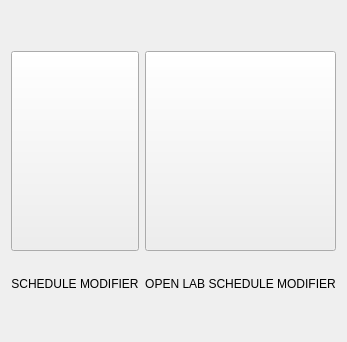
             <widget class="QWidget" name="pageOptions">
              <layout class="QGridLayout" name="gridLayout_40">
               <property name="verticalSpacing">
                <number>26</number>
               </property>
               <item row="2" column="1">
                <widget class="QLabel" name="label_9">
                 <property name="sizePolicy">
                  <sizepolicy hsizetype="Preferred" vsizetype="Fixed">
                   <horstretch>0</horstretch>
                   <verstretch>0</verstretch>
                  </sizepolicy>
                 </property>
                 <property name="accessibleDescription">
                  <string>normalLabel</string>
                 </property>
                 <property name="text">
                  <string>OPEN LAB SCHEDULE MODIFIER</string>
                 </property>
                 <property name="alignment">
                  <set>Qt::AlignCenter</set>
                 </property>
                </widget>
               </item>
               <item row="0" column="0">
                <spacer name="verticalSpacer_6">
                 <property name="orientation">
                  <enum>Qt::Vertical</enum>
                 </property>
                 <property name="sizeHint" stdset="0">
                  <size>
                   <width>20</width>
                   <height>40</height>
                  </size>
                 </property>
                </spacer>
               </item>
               <item row="1" column="0">
                <widget class="QPushButton" name="pushButtonScheduleMod">
                 <property name="minimumSize">
                  <size>
                   <width>0</width>
                   <height>200</height>
                  </size>
                 </property>
                 <property name="maximumSize">
                  <size>
                   <width>200</width>
                   <height>200</height>
                  </size>
                 </property>
                 <property name="font">
                  <font>
                   <family>Segoe UI</family>
                   <weight>75</weight>
                   <bold>true</bold>
                  </font>
                 </property>
                 <property name="cursor">
                  <cursorShape>PointingHandCursor</cursorShape>
                 </property>
                 <property name="accessibleDescription">
                  <string>neutralButton</string>
                 </property>
                 <property name="text">
                  <string/>
                 </property>
                 <property name="icon">
                  <iconset>
                   <normaloff>../images/icons/light_theme/schedule_mod_edit_light.png</normaloff>../images/icons/light_theme/schedule_mod_edit_light.png</iconset>
                 </property>
                 <property name="iconSize">
                  <size>
                   <width>400</width>
                   <height>400</height>
                  </size>
                 </property>
                </widget>
               </item>
               <item row="1" column="1">
                <widget class="QPushButton" name="pushButtonOpenLabScheduleMod">
                 <property name="minimumSize">
                  <size>
                   <width>0</width>
                   <height>200</height>
                  </size>
                 </property>
                 <property name="maximumSize">
                  <size>
                   <width>200</width>
                   <height>200</height>
                  </size>
                 </property>
                 <property name="font">
                  <font>
                   <family>Segoe UI</family>
                   <weight>75</weight>
                   <bold>true</bold>
                  </font>
                 </property>
                 <property name="cursor">
                  <cursorShape>PointingHandCursor</cursorShape>
                 </property>
                 <property name="accessibleDescription">
                  <string>neutralButton</string>
                 </property>
                 <property name="text">
                  <string/>
                 </property>
                 <property name="icon">
                  <iconset>
                   <normaloff>../images/icons/light_theme/schedule_mod_edit_open_light.png</normaloff>../images/icons/light_theme/schedule_mod_edit_open_light.png</iconset>
                 </property>
                 <property name="iconSize">
                  <size>
                   <width>400</width>
                   <height>400</height>
                  </size>
                 </property>
                </widget>
               </item>
               <item row="2" column="0">
                <widget class="QLabel" name="label_7">
                 <property name="sizePolicy">
                  <sizepolicy hsizetype="Preferred" vsizetype="Fixed">
                   <horstretch>0</horstretch>
                   <verstretch>0</verstretch>
                  </sizepolicy>
                 </property>
                 <property name="accessibleDescription">
                  <string>normalLabel</string>
                 </property>
                 <property name="text">
                  <string>SCHEDULE MODIFIER</string>
                 </property>
                 <property name="alignment">
                  <set>Qt::AlignCenter</set>
                 </property>
                </widget>
               </item>
               <item row="3" column="0">
                <spacer name="verticalSpacer_8">
                 <property name="orientation">
                  <enum>Qt::Vertical</enum>
                 </property>
                 <property name="sizeHint" stdset="0">
                  <size>
                   <width>20</width>
                   <height>40</height>
                  </size>
                 </property>
                </spacer>
               </item>
              </layout>
             </widget>
